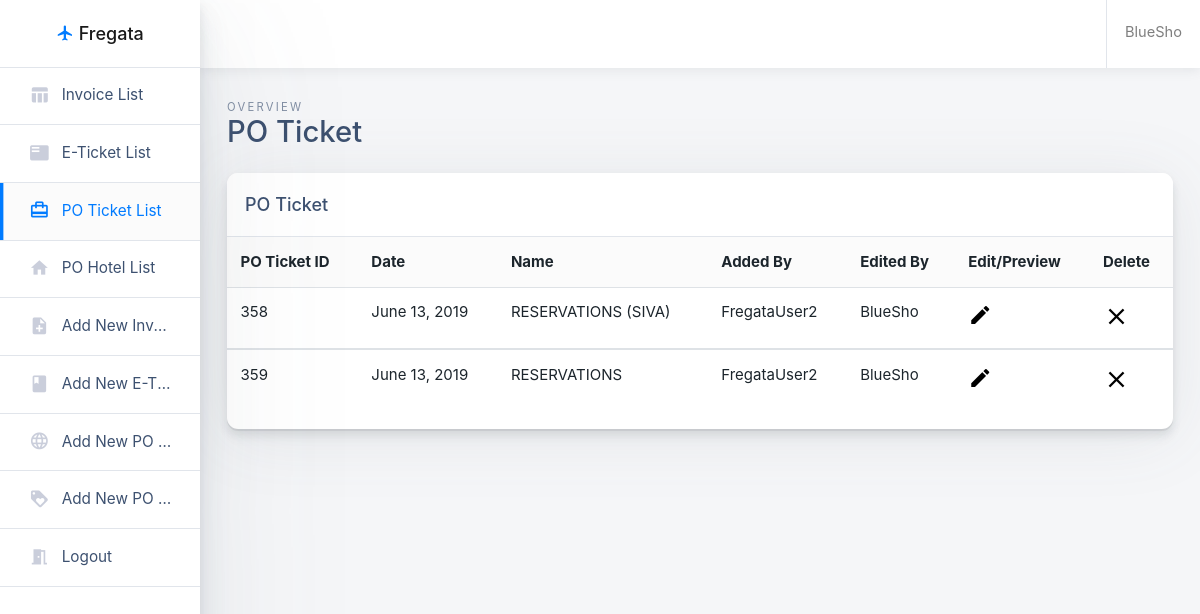
The page /POT.php (signed in) on the database its author committed.
### tables this page shows
CREATE TABLE `tbl_pot` (
  `pot_id` int(11) NOT NULL,
  `pot_date` text NOT NULL,
  `pot_name` text NOT NULL,
  `pot_addedby` varchar(50) NOT NULL,
  `pot_editedby` varchar(50) NOT NULL,
  `pot_html` longtext NOT NULL
);

### POT.php (the view, shortened to what this page needs)
<!doctype html>
<html class="no-js h-100" lang="en">
  <head>
    <link href="https://use.fontawesome.com/releases/v5.0.6/css/all.css" rel="stylesheet">
    <link rel="stylesheet" href="https://maxcdn.bootstrapcdn.com/bootstrap/4.0.0/css/bootstrap.min.css">
    <link rel="stylesheet" id="main-stylesheet" data-version="1.0.0" href="styles/shards-dashboards.1.0.0.min.css">
    <link rel="stylesheet" href="styles/extras.1.0.0.min.css">
    <link rel="stylesheet" href="styles/mainstyle.css">
  </head>
  <body class="h-100">
    <div class="container-fluid">
      <div class="row">
        <aside class="main-sidebar col-12 col-md-3 col-lg-2 px-0">
          <div class="main-navbar">
            <nav class="navbar align-items-stretch navbar-light bg-white flex-md-nowrap border-bottom p-0">
              <a class="navbar-brand w-100 mr-0" href="#" style="line-height: 25px;">
                <div class="d-table m-auto">
                  <i class="material-icons" style="color:#007bff;">
</i>
                  <span class="d-none d-md-inline ml-1">Fregata</span>
                </div>
              </a>
            </nav>
          </div>
          <div class="nav-wrapper">
            <ul class="nav flex-column">
              <li class="nav-item">
                <a class="nav-link" href="tables.php">
                  <i class="material-icons">table_chart</i>
                  <span>Invoice List</span>
                </a>
              </li>
              <li class="nav-item">
                <a class="nav-link" href="tablesTicket.php">
                  <i class="material-icons">featured_play_list</i>
                  <span>E-Ticket List</span>
                </a>
              </li>
							<li class="nav-item">
								<a class="nav-link active" href="POT.php">
									<i class="material-icons">card_travel</i>
									<span>PO Ticket List</span>
								</a>
							</li>
							<li class="nav-item">
								<a class="nav-link " href="POH.php">
									<i class="material-icons">home</i>
									<span>PO Hotel List</span>
								</a>
							</li>
							<li class="nav-item">
								<a class="nav-link " href="PDF.php">
									<i class="material-icons">note_add</i>
									<span>Add New Invoice</span>
								</a>
							</li>
							<li class="nav-item">
								<a class="nav-link" href="PDFTicket.php">
									<i class="material-icons">book</i>
									<span>Add New E-Ticket</span>
								</a>
							</li>
							<li class="nav-item">
								<a class="nav-link " href="PDF_POTicket.php">
									<i class="material-icons">language</i>
									<span>Add New PO Ticket</span>
								</a>
							</li>
							<li class="nav-item">
								<a class="nav-link" href="PDF_POHotel.php">
									<i class="material-icons">loyalty</i>
									<span>Add New PO Hotel</span>
								</a>
							</li>
							<li class="nav-item">
								<a class="nav-link " href="logout.php">
									<i class="material-icons">meeting_room</i>
									<span>Logout</span>
								</a>
							</li>
            </ul>
          </div>
        </aside>
        <main class="main-content col-lg-10 col-md-9 col-sm-12 p-0 offset-lg-2 offset-md-3">
          <div class="main-navbar sticky-top bg-white">
            <nav class="navbar align-items-stretch navbar-light flex-md-nowrap p-0">
              <form action="#" class="main-navbar__search w-100 d-none d-md-flex d-lg-flex">
                <div class="input-group input-group-seamless ml-3">
                  <div class="input-group-prepend">
                    <div class="input-group-text">
                    </div>
                  </div>
                   </div>
              </form>
              <ul class="navbar-nav border-left flex-row ">
                <li class="nav-item dropdown">
                  <a class="nav-link  text-nowrap px-3" data-toggle="dropdown" href="#" role="button" aria-haspopup="true" aria-expanded="false">
                    <span class="d-none d-md-inline-block"><?php echo $_SESSION['user']; ?></span>
                  </a>
                </li>
              </ul>
            </nav>
          </div>
          <div class="main-content-container container-fluid px-4">
            <div class="page-header row no-gutters py-4">
              <div class="col-12 col-sm-4 text-center text-sm-left mb-0">
                <span class="text-uppercase page-subtitle">Overview</span>
                <h3 class="page-title">PO Ticket</h3>
              </div>
            </div>
            <div class="row">
              <div class="col">
                <div class="card card-small mb-4">
                  <div class="card-header border-bottom">
                    <h6 class="m-0">PO Ticket</h6>
                  </div>
                  <div class="card-body p-0 pb-3 text-center">
                    <table class="table mb-0">
                      <thead class="bg-light">
                        <tr>
                          <th scope="col" class="border-0">PO Ticket ID</th>
                          <th scope="col" class="border-0">Date</th>
                          <th scope="col" class="border-0">Name</th>
													<th scope="col" class="border-0">Added By</th>
													<th scope="col" class="border-0">Edited By</th>
                          <th scope="col" class="border-0">Edit/Preview</th>
                          <th id = "clearTD" scope="col" class="border-0">Delete</th>
                        </tr>
                      </thead>
                      <?php
                      include "connection.php";
                      $sql = "SELECT * FROM tbl_pot";
                      $result = $conn ->query($sql);
                      while($row = $result->fetch_assoc()){
                      ?>
                      <tbody>
                        <tr>
                          <td> <?php echo $row['pot_id']?></td>
                          <td> <?php echo $row['pot_date']?></td>
                          <td> <?php echo $row['pot_name']?></td>
                          <td> <?php echo $row['pot_addedby']?></td>
                          <td> <?php echo $row['pot_editedby']?></td>
                          <td><a onclick="editData('<?php echo $row['pot_id'];?>')"><i style="font-size:160%;" class="material-icons  setColor">create</i></a></td>
                          <td><a id= "clearbtn" onclick= "deleteData('<?php echo $row['pot_id'];?>')"><i style="font-size:180%;" class="material-icons  setColor">clear</i></a></td>
                        </tr>
                      </tbody>
                    <?php } ?>
                    </table>
                  </div>
                </div>
              </div>
            </div>
    </div>
  </body>
</html>

### styles/mainstyle.css (style rules this page uses)
.fg-text, .fg-text--display, .fg-text--body, .fg-text--reverse, body, .fg-list--plain--vertical, .fg-list--plain--horizontal, .fg-nav--secondary .fg-nav__section, .fg-nav--secondary--horizontal .fg-nav__section, .fg-nav--tertiary .fg-nav__section, .fg-list, .fg-list--bulleted, .fg-list--numbered, .fg-list--alpha, .fg-list--icon, .fg-tag, .fg-input, .fg-input--prefixed, .fg-input--prefixed--wide, .fg-input--suffixed, .fg-input--suffixed--wide, .fg-textarea, .fg-input--signature::placeholder, .fg-checkbox .fg-form-field__label, .fg-radio .fg-form-field__label, .fg-toggle__label, .fg-datepicker__day, .fg-select__input, .fg-form-field__label, .fg-form-field__label--align-top, .fg-form-field__read-only, .fg-table, .fg-table--fixed-width, .fg-table--skeleton, .fg-table--plain, .fg-table--condensed, .fg-tooltip, .fg-tooltip--top, .fg-tooltip--left, .fg-tooltip--bottom, .fg-tooltip--right, .fg-modal, .fg-modal--danger, .fg-nav__menu--apps .fg-nav__menu__item__label, .fg-business-switcher__panel__header__title { font-family: -apple-system,BlinkMacSystemFont,"Segoe UI","Roboto","Oxygen","Ubuntu","Cantarell","Fira Sans","Droid Sans","Helvetica Neue",sans-serif; color: #1c252c; font-weight: 400; }
table { display: table; border-spacing: 2px; border-color: grey; }
tr { display: table-row; vertical-align: inherit; border-color: inherit; }
td, th { display: table-cell; vertical-align: inherit; }
tbody { display: table-row-group; vertical-align: middle; border-color: inherit; }
thead { display: table-header-group; vertical-align: middle; border-color: inherit; }
.setColor { color:#000; }
a:-webkit-any-link { cursor: pointer; }
.text-center { text-align: left!important; }

### rows shown on the page
tbl_pot: pot_id "358", pot_date "June 13, 2019", pot_name "RESERVATIONS (SIVA)", pot_addedby "FregataUser2", pot_editedby "BlueSho"
tbl_pot: pot_id "359", pot_date "June 13, 2019", pot_name "RESERVATIONS", pot_addedby "FregataUser2", pot_editedby "BlueSho"

### other values the page prints
$_SESSION['user'] "BlueSho"
